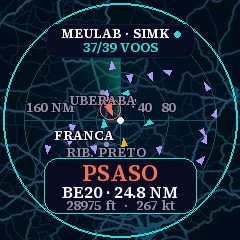
#> input picture sim/baseline/02_radar_160.png, 240 x 240 px, given as the content of the folder baseline/02_radar_160.png, which was not available
$ python contact_sheet.py baseline/02_radar_160.png 5
#> lines starting #> are read from the running program, lines starting #| are printed output that depends on the picture; after the words box and inside, x2 and y2 are one past the last pixel; in counts of white or black regions, pixels touching at a corner belong together
"""Apply the round-display mask to simulator PNGs and tile them into sheets."""
import sys
from pathlib import Path

from PIL import Image, ImageDraw, ImageFont

src = Path(sys.argv[1])
scale, cols = 2, int(sys.argv[2]) if len(sys.argv) > 2 else 3
files = sorted(src.glob("[0-9]*.png"))
mask = Image.new("L", (240, 240), 0)
#> mask: PIL image 240x240 L; every value is 0
ImageDraw.Draw(mask).ellipse((0, 0, 239, 239), fill=255)
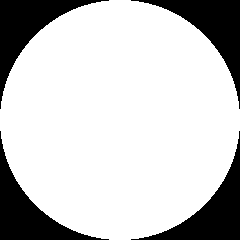
#> mask: PIL image 240x240 L; 78.5% white; 4 black regions, box (x1, y1, x2, y2) and area: (0, 0, 109, 109) 3099, (131, 0, 240, 109) 3099, (0, 131, 109, 240) 3099, (131, 131, 240, 240) 3099
font = ImageFont.truetype("/System/Library/Fonts/Supplemental/Arial.ttf", 18)
cell = 240 * scale
for page in range(0, len(files), cols * 2):
    chunk = files[page:page + cols * 2]
    rows = (len(chunk) + cols - 1) // cols
    sheet = Image.new("RGB", (cols * (cell + 20) + 20, rows * (cell + 50) + 10), "#222")
#> sheet: PIL image 2520x540 RGB; every value is 34
    d = ImageDraw.Draw(sheet)
    for i, f in enumerate(chunk):
        im = Image.composite(Image.open(f).convert("RGB"), Image.new("RGB", (240, 240)), mask)
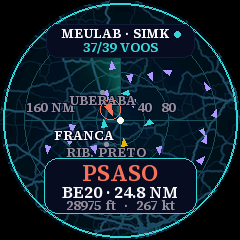
#> im: PIL image 240x240 RGB; mean R, G, B 18.4, 34.8, 46.6
        x, y = 20 + (i % cols) * (cell + 20), 40 + (i // cols) * (cell + 50)
        sheet.paste(im.resize((cell, cell), Image.Resampling.NEAREST), (x, y))
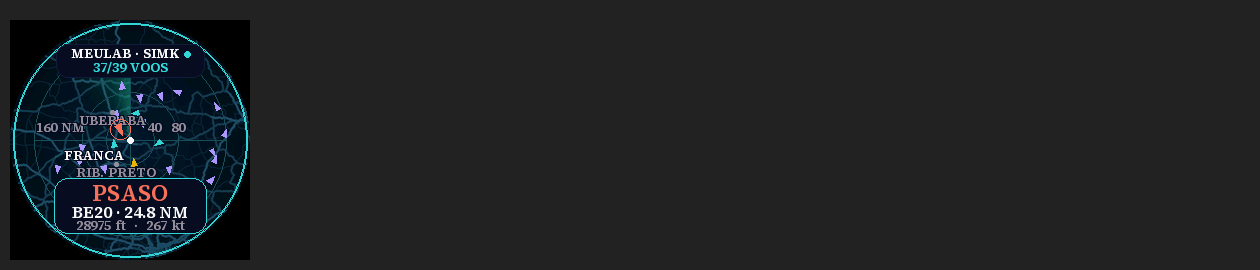
#> sheet: PIL image 2520x540 RGB (shown at 1/2 size); mean R, G, B 31.4, 34.1, 36.1
        d.text((x, y - 28), f.stem, font=font, fill="#ddd")
    out = src / f"sheet_{page // (cols * 2) + 1}.png"
    sheet.save(out)
    print(out)

$ run again, on sim/baseline/03_radar_hidden.png
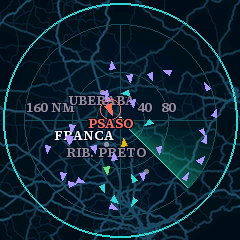
#> input picture sim/baseline/03_radar_hidden.png, 240 x 240 px, given as the content of the folder baseline/03_radar_hidden.png, which was not available
#> `im = Image.composite(Image.open(f).convert("RGB"), Image.new("RGB", (2..`:
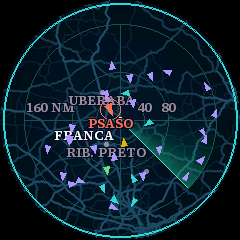
#> im: PIL image 240x240 RGB; mean R, G, B 12.5, 33.2, 44.4
#> `sheet.paste(im.resize((cell, cell), Image.Resampling.NEAREST), (x, y))`:
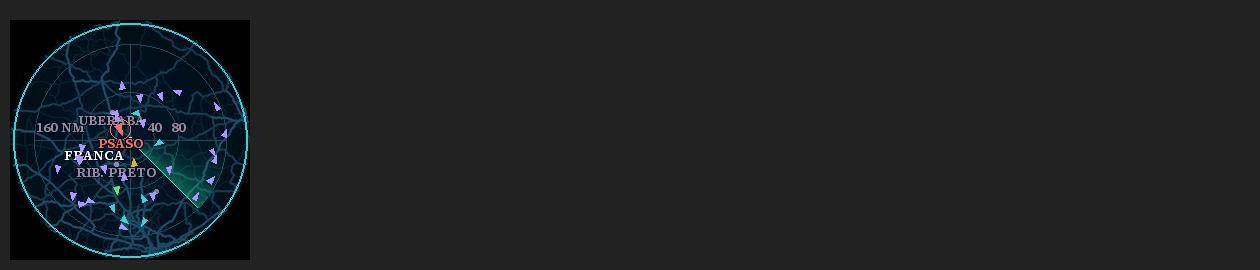
#> sheet: PIL image 2520x540 RGB (shown at 1/2 size); mean R, G, B 30.4, 33.9, 35.8

$ run again, on sim/baseline/04_zoom_80.png
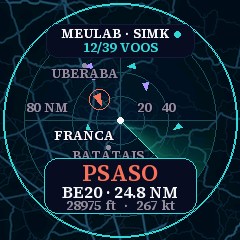
#> input picture sim/baseline/04_zoom_80.png, 240 x 240 px, given as the content of the folder baseline/04_zoom_80.png, which was not available
#> `im = Image.composite(Image.open(f).convert("RGB"), Image.new("RGB", (2..`:
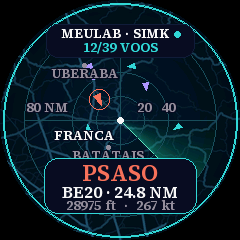
#> im: PIL image 240x240 RGB; mean R, G, B 16, 32.4, 43.1
#> `sheet.paste(im.resize((cell, cell), Image.Resampling.NEAREST), (x, y))`:
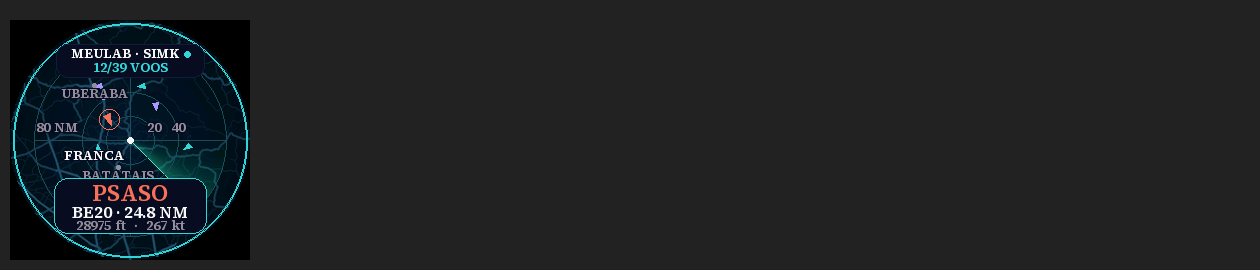
#> sheet: PIL image 2520x540 RGB (shown at 1/2 size); mean R, G, B 31, 33.7, 35.5
